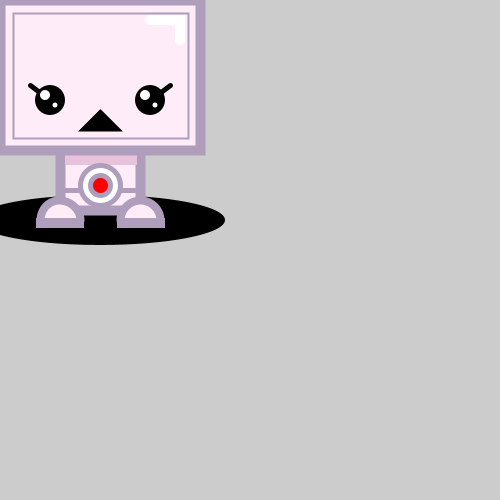
Frame 1 (no input)
Frame 60 (the mouse pressed at the canvas centre just before this capture): identical to frame 1, image omitted
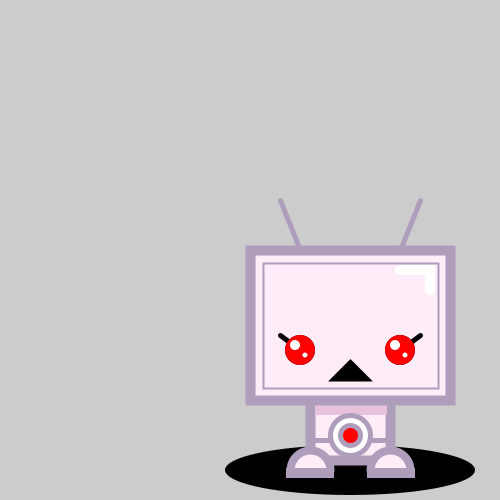
Frame 120 (the mouse held since frame 60 and released just before this capture)

The Processing sketch that drew these frames (run headless with seeded random() and noise(); from frame 60 on, the mouse is pressed at the canvas centre):

// Processing sketch: processing_57365
// ── processing_57365.pde

void setup(){ 
   size(500,500); 
   noStroke();
   smooth();
  
} 

void draw(){ 
  background(204); // must have it here to keep circle from duplicate 
  fill(0);
  noStroke();
  ellipse(mouseX + 100, mouseY +220, 250, 50);
  stroke(174, 158, 188); 
  strokeWeight(5);  
  arc(mouseX + 60, mouseY + 220, 40, 40, PI, TWO_PI);
  arc(mouseX + 140, mouseY + 220, 40, 40, PI, TWO_PI);
  line(mouseX + 150, mouseY, mouseX + 170, mouseY - 50);
  line(mouseX + 50, mouseY, mouseX + 30, mouseY - 50);
  stroke(174, 158, 188); 
  strokeWeight(10);
  fill(254, 236, 248);
  rect(mouseX + 60, mouseY + 150, 80,60);
  noStroke();
  fill(232, 194, 219);
  rect(mouseX + 65, mouseY + 150, 72, 15);
  stroke(174, 158, 188);
  fill(254, 236, 248);
  strokeWeight(10);
  rect(mouseX, mouseY, 200,150);
  strokeWeight(2);
  noFill();
  rect(mouseX + 13, mouseY + 13, 175,125); 
  strokeWeight(5);
  stroke(0);
  line(mouseX + 30, mouseY + 85, mouseX + 50, mouseY + 100);
  line(mouseX + 150, mouseY + 100, mouseX + 170, mouseY + 85);
  stroke(174, 158, 188); 
  line(mouseX + 60, mouseY +190, mouseX +140, mouseY + 190);
  fill(255);
  ellipse(mouseX + 100, mouseY + 185, 40, 40);
  fill(255, 0,0);
  ellipse(mouseX + 100, mouseY + 185, 20, 20);
  fill(0);
  noStroke();
  ellipse(mouseX + 50, mouseY + 100, 30, 30); 
  ellipse(mouseX + 150, mouseY + 100, 30, 30);
  fill(255);
  ellipse(mouseX + 45, mouseY + 95, 10, 10); 
  ellipse(mouseX + 145, mouseY + 95, 10, 10); 
  ellipse(mouseX + 55, mouseY + 105, 5, 5); 
  ellipse(mouseX + 155, mouseY + 105, 5, 5); 
  fill(255);
  ellipse(mouseX + 150, mouseY + 20, 10, 10);
  rect(mouseX +150, mouseY + 15, 25, 10);
  rect(mouseX +175, mouseY + 15, 10, 25);
  ellipse(mouseX + 180, mouseY + 40, 10, 10);
  stroke(174, 158, 188); 
  fill(0);
  stroke(0);
  strokeWeight(2);
  triangle(mouseX + 120, mouseY +130, mouseX + 80,mouseY + 130,mouseX + 100, mouseY + 110);
  fill(254, 236, 248);
  stroke(174, 158, 188); 
  strokeWeight(8);
  arc(mouseX + 60, mouseY + 220, 40, 40, PI, TWO_PI);
  arc(mouseX + 140, mouseY + 220, 40, 40, PI, TWO_PI);
  noStroke();
  stroke(174, 158, 188);
  strokeWeight(5);
  rect(mouseX + 38, mouseY + 220, 43,5);
  rect(mouseX + 119, mouseY + 220, 43,5);
  stroke(174, 158, 188); 
  strokeWeight(8);
  
  
  if(mousePressed){
      fill(255, 0, 0);
      noStroke();
      ellipse(mouseX + 50, mouseY + 100, 30, 30); 
      ellipse(mouseX + 150, mouseY + 100, 30, 30);
      fill(255);
      ellipse(mouseX + 45, mouseY + 95, 10, 10); 
      ellipse(mouseX + 145, mouseY + 95, 10, 10); 
      ellipse(mouseX + 55, mouseY + 105, 5, 5); 
      ellipse(mouseX + 155, mouseY + 105, 5, 5); 
 
  } else if(key == 'b'){
      fill(100, 149, 237);
      ellipse(mouseX + 100, mouseY + 185, 20, 20);
  } else if(key == 'r'){
      fill(255, 0, 0);
      ellipse(mouseX + 100, mouseY + 185, 20, 20); 

  }
     fill(255, 0,0);
}
